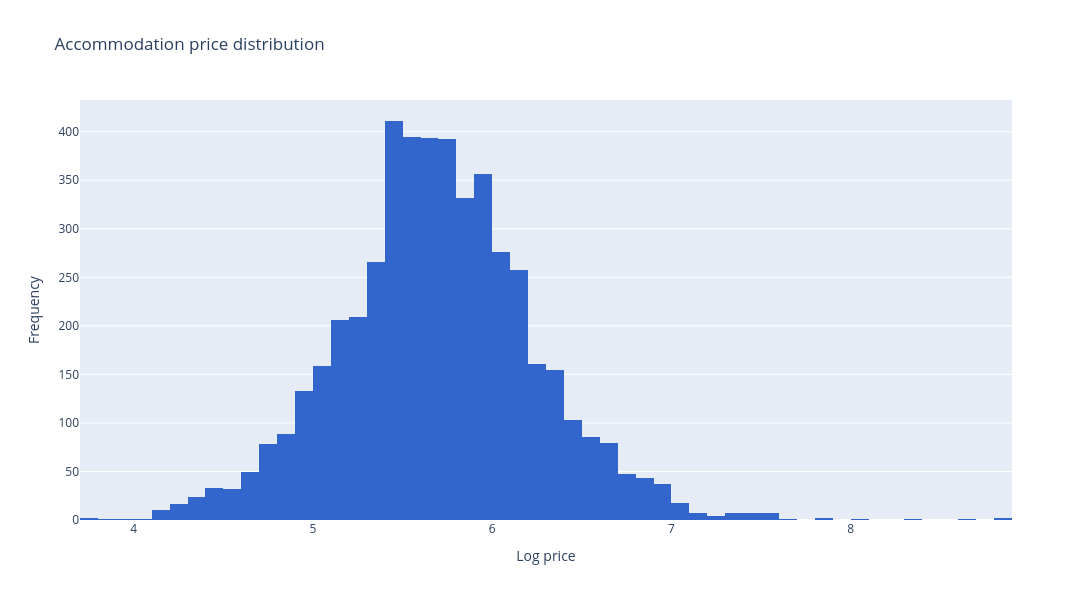

Notebook code for this chart:
### Markdown cell above
#### Log-scale visualization

### Code cell
df_temp = df.copy()
df_temp['log_price'] = np.log1p(df_temp['price'])

fg_hist_g = px.histogram(
    data_frame=df_temp,
    x='log_price',
    nbins=60,
    title='Accommodation price distribution',
    color_discrete_sequence=['#3366CC']
)

fg_hist_g.update_layout(
    width=1200,
    height=600,
    xaxis_title='Log price',
    yaxis_title='Frequency'
)

fg_hist_g.show()

### Figure 1 — Plotly figure (JSON) as saved in the notebook; plotly's stock layout.template omitted (floating-point values rounded to 4 significant figures; data arrays with more than 128 entries replaced by an {"elided": "..."} marker saying what was removed)
{"data": [{"bingroup": "x", "hovertemplate": "log_price=%{x}<br>count=%{y}<extra></extra>", "legendgroup": "", "marker": {"color": "#3366CC", "pattern": {"shape": ""}}, "name": "", "nbinsx": 60, "orientation": "v", "showlegend": false, "type": "histogram", "x": {"elided": "4891 float values"}, "xaxis": "x", "yaxis": "y"}], "layout": {"barmode": "relative", "height": 600, "legend": {"tracegroupgap": 0}, "title": {"text": "Accommodation price distribution"}, "width": 1200, "xaxis": {"anchor": "y", "domain": [0, 1], "title": {"text": "Log price"}}, "yaxis": {"anchor": "x", "domain": [0, 1], "title": {"text": "Frequency"}}}}
